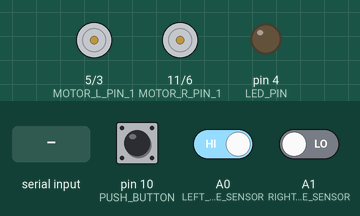
The sketch below on a simulated Arduino Uno, built with avr-gcc and run on an emulated ATmega328P. Shown: motor-driver pin pairs drawn as motors (green arrow = first pin HIGH = forward, orange = second pin HIGH = backward, longer = more drive), output pins drawn as LEDs (lit = HIGH). The inputs (shaded band) are chosen by the test bench; at power-on: pin 10 (PUSH_BUTTON) HIGH, A0 (LEFT_LINE_SENSOR) HIGH, A1 (RIGHT_LINE_SENSOR) LOW. What the sketch prints to the serial monitor is not drawn.

Above: at 1.2 s.
1.3 s: pin 10 (PUSH_BUTTON) pulled LOW for 1 s
At 1.8 s:
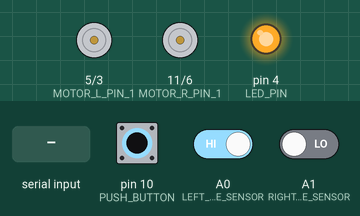
At 3.8 s:
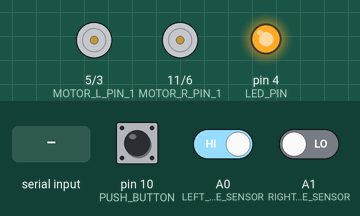
4.1 s: A0 (LEFT_LINE_SENSOR) driven LOW
7.1 s: A1 (RIGHT_LINE_SENSOR) driven HIGH
10.1 s: "b" received over Serial
11.6 s: A0 (LEFT_LINE_SENSOR) driven HIGH
14.6 s: A0 (LEFT_LINE_SENSOR) driven LOW
Timing chart, 0 to 18.6 s (numbered marks = the images above; inputs shaded):
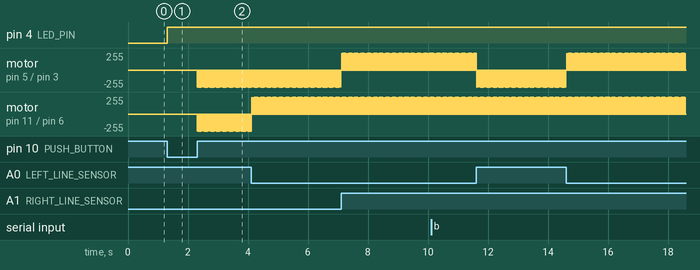

The sketch:

gcar_linefollower.ino
```cpp
#define MOTOR_R_PIN_1 11     // the number of the Front motor Right side pin

#define MOTOR_R_PIN_2 6     // the number of the Back motor Right side pin
#define MOTOR_L_PIN_1 5     // the number of the Front motor Left side pin
#define MOTOR_L_PIN_2 3     // the number of the Back motor Left side pin

#define LEFT_LINE_SENSOR		A0
#define RIGHT_LINE_SENSOR		A1
#define PUSH_BUTTON				10
#define LED_PIN					4

void AllSet(int level)
{
	digitalWrite(MOTOR_R_PIN_1,level);
	digitalWrite(MOTOR_R_PIN_2,level);
	digitalWrite(MOTOR_L_PIN_1,level);
	digitalWrite(MOTOR_L_PIN_2,level);
}


void setup() {
	Serial.begin(115200);
	Serial.println();

	pinMode(MOTOR_R_PIN_1, OUTPUT);
	pinMode(MOTOR_R_PIN_2, OUTPUT);
	pinMode(MOTOR_L_PIN_1, OUTPUT);
	pinMode(MOTOR_L_PIN_2, OUTPUT);
	pinMode(LED_PIN, OUTPUT);

	AllSet(LOW);

	pinMode(LEFT_LINE_SENSOR, INPUT);
	pinMode(RIGHT_LINE_SENSOR, INPUT);
	pinMode(PUSH_BUTTON, INPUT);
}

void LeftForward()
{
	Serial.println("LeftForward");
	digitalWrite(MOTOR_L_PIN_1,LOW);digitalWrite(MOTOR_L_PIN_2,HIGH);
}

void LeftBackward()
{
	Serial.println("LeftBackward");
	digitalWrite(MOTOR_L_PIN_1,HIGH);digitalWrite(MOTOR_L_PIN_2,LOW);
}


void RightForward()
{
	Serial.println("RightForward");
	digitalWrite(MOTOR_R_PIN_1,HIGH);digitalWrite(MOTOR_R_PIN_2,LOW);
}

void RightBackward()
{
	Serial.println("RightBackward");
	digitalWrite(MOTOR_R_PIN_1,LOW);digitalWrite(MOTOR_R_PIN_2,HIGH);
}


int runcount=0;
void RunMotors(char *dir)
{
	Serial.println(dir);
	if (strcmp(dir,"Front")==0)
	{
		LeftForward();
		RightForward();
	}
	if (strcmp(dir,"Back")==0)
	{
		LeftBackward();
		RightBackward();
	}
	if (strcmp(dir,"Left")==0)
	{
		LeftBackward();
		RightForward();
	}
	if (strcmp(dir,"Right")==0)
	{
		LeftForward();
		RightBackward();
	}

	runcount=1;

	if (strcmp(dir,"Stop")==0)
	{
		digitalWrite(MOTOR_R_PIN_1,LOW);digitalWrite(MOTOR_R_PIN_2,LOW);
		digitalWrite(MOTOR_L_PIN_1,LOW);digitalWrite(MOTOR_L_PIN_2,LOW);

		runcount=0;
	}

}

int AutoDrive=0;
int RunCount=0;
int StopCount=0;

void loop()
{
	char ch;
	while (Serial.available())
	{
		ch=Serial.read();
		if(ch>' ')
		{
			if 		(ch=='f') { RunMotors("Front"); }
			else if (ch=='b') { RunMotors("Back"); }
			else if (ch=='l') { RunMotors("Left"); }
			else if (ch=='r') { RunMotors("Right"); }
			else if (ch=='s')
			{
				RunMotors("Stop");
			}
			else if (ch=='1')
			{
				LeftForward();
			}
			else if (ch=='2')
			{
				LeftBackward();
			}
			else if (ch=='3')
			{
				RightForward();
			}
			else if (ch=='4')
			{
				RightBackward();
			}
		}
	}

	int LeftSensor=digitalRead(LEFT_LINE_SENSOR);
	int RightSensor=digitalRead(RIGHT_LINE_SENSOR);
	int Button=digitalRead(PUSH_BUTTON);

//****************************************************************************************************

	Serial.print(Button);Serial.print("  :  ");
	Serial.print(AutoDrive);Serial.print("  :  ");
	Serial.print(LeftSensor);Serial.print("--");Serial.println(RightSensor);

//****************************************************************************************************

	if (Button==LOW)
	{
		// Turn On/Off AutoDrive
		if (AutoDrive==0)
			AutoDrive=1;
		else
			AutoDrive=0;

		digitalWrite(LED_PIN,AutoDrive);

		for(;;)
		{
			// Wait for Button Release.
			if (digitalRead(PUSH_BUTTON)==HIGH) break;
			delay(1);
		}
	}


	if (AutoDrive)
	{
		if ((LeftSensor==0)&&(RightSensor==1))
		{
			RunMotors("Left");
		}
		else if ((LeftSensor==1)&&(RightSensor==0))
		{
			RunMotors("Right");
		}
		else
		{
			RunMotors("Front");
		}
	}

//****************************************************************************************************
	delay(10);
	RunMotors("Stop");
	delay(20);
}
```

Measured:
- after the input at 1.3 s, pin 4 (LED_PIN): LOW → HIGH at once; motor on pin 5 (MOTOR_L_PIN_1) / pin 3 (MOTOR_L_PIN_2), motor on pin 11 (MOTOR_R_PIN_1) / pin 6 (MOTOR_R_PIN_2): alternates backward 255/255 for 0.01 s and stopped for 0.02 s, starting after 1.0 s
